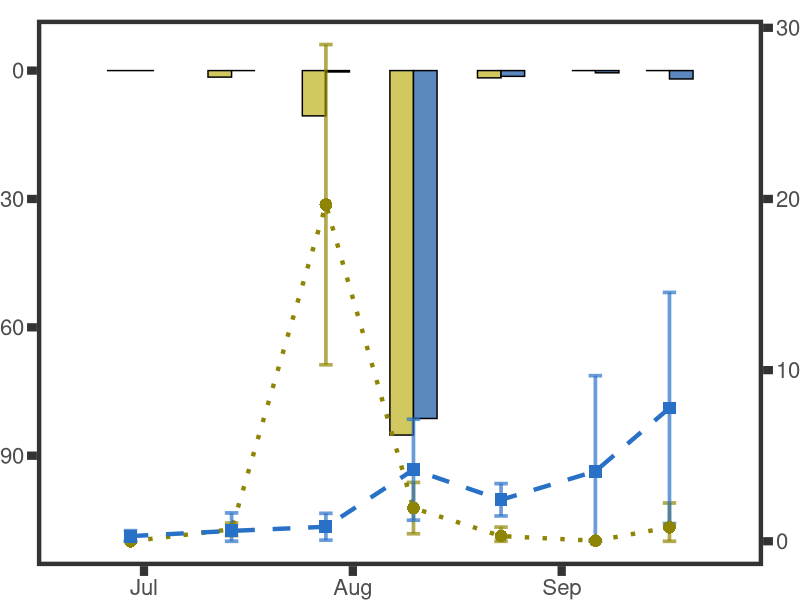
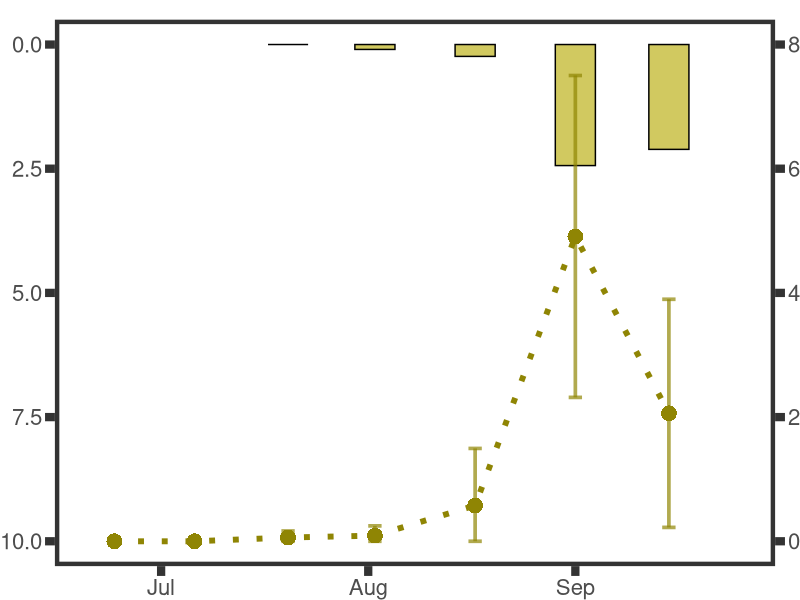
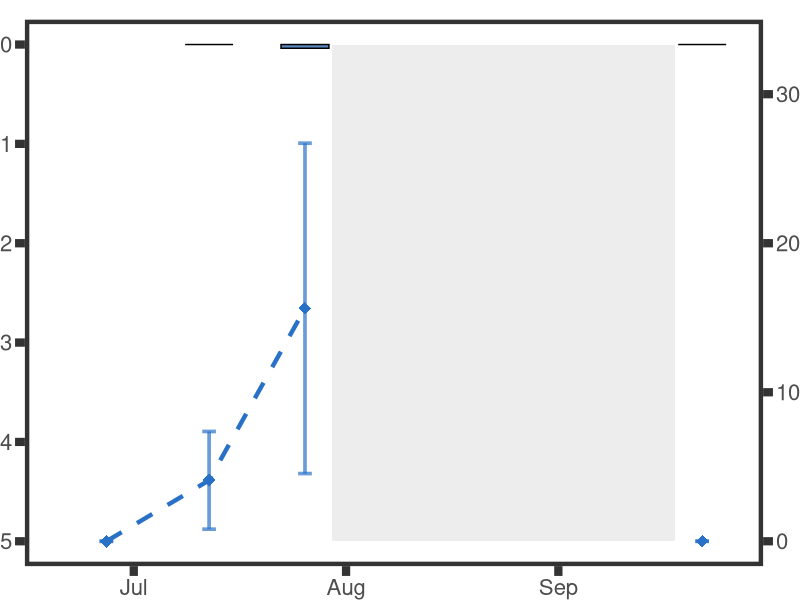
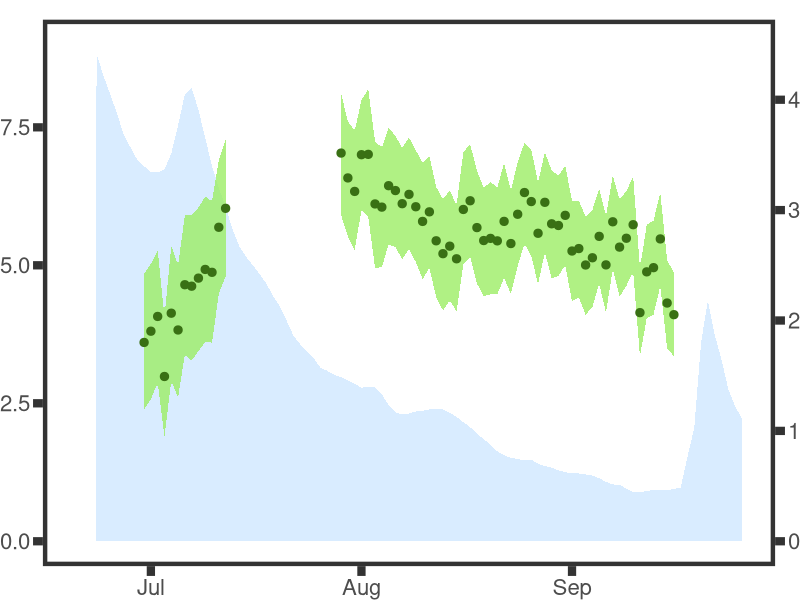
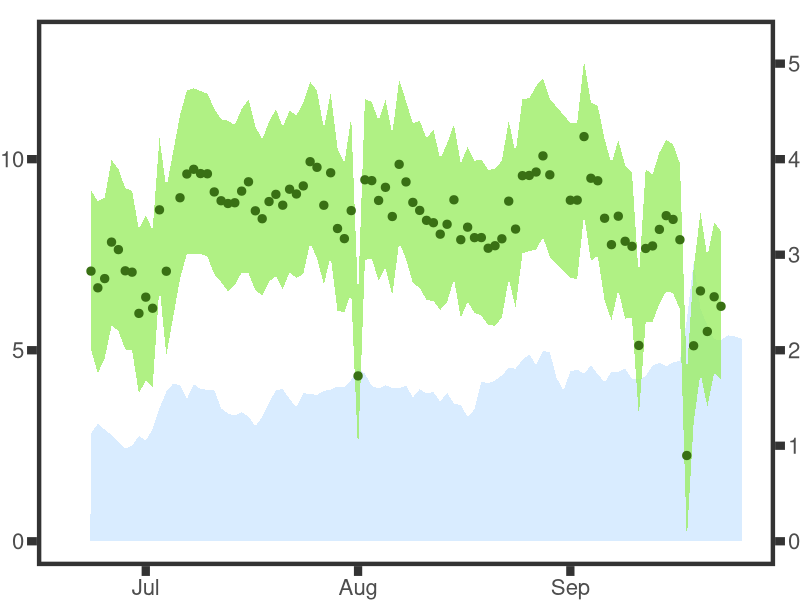
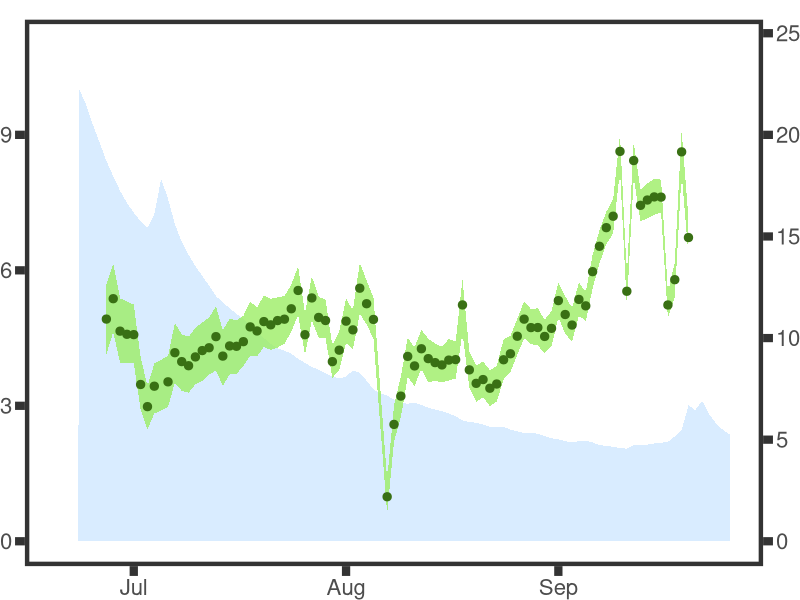
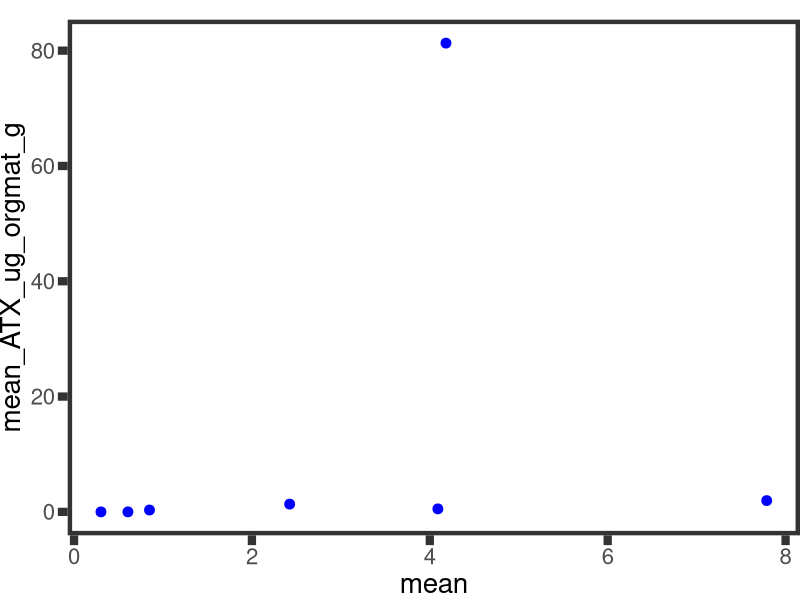
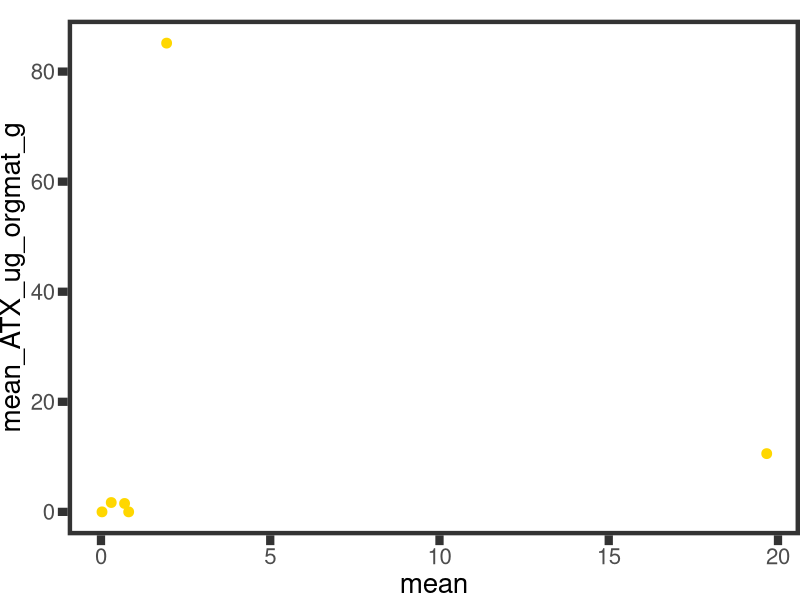

The R source for these figures, in order: (Note: this script raises an error after producing the figures.)
#### Primary figure for taxa-specific cover & anatoxins and GPP on each river
### Jordan Zabrecky
## last edited: 06.09.2025

# This script creates a primary figure for Q1 focused on the relationships
# between benthic cyanobacteria dynamics and GPP across rivers

# NOTE: NEED TO DECIDE IF NON DETECTS ARE ZERO OR NA :)

#### (1) Loading libraries and data ####

# loading libraries
lapply(c("tidyverse", "lubridate", "plyr", "cowplot", "gridExtra", "grid"), 
       require, character.only = T)

## loading in data

# percent cover data
cover <- read.csv("./data/field_and_lab/percover_bysite.csv") %>% 
  mutate(field_date = ymd(field_date),
         year = year(field_date)) %>% 
  filter(year == 2022) %>% 
  select(field_date, site, microcoleus_mean, microcoleus_sd, anabaena_cylindrospermum_mean, anabaena_cylindrospermum_sd) %>% 
  mutate(site = case_when(site == "SFE-M_excl_site2" ~ "SFE-M",
                          TRUE ~ site))

# separating instead of mutating longer twice...
anacyl <- cover %>% 
  select(field_date, site, anabaena_cylindrospermum_mean, anabaena_cylindrospermum_sd) %>% 
  dplyr::rename(mean = anabaena_cylindrospermum_mean,
                sd = anabaena_cylindrospermum_sd) %>% 
  mutate(taxa = "anabaena_cylindrospermum")
microcoleus <- cover %>% 
  select(field_date, site, microcoleus_mean, microcoleus_sd) %>% 
  dplyr::rename(mean = microcoleus_mean,
                sd = microcoleus_sd) %>% 
  mutate(taxa = "microcoleus")

# joining back together cover data and calculating +/- 1 sd
cover <- rbind(anacyl, microcoleus) %>% 
  mutate(max = mean + sd,
         min = case_when(mean - sd > 0 ~ mean - sd,
                         is.na(sd) ~ NA,
                         TRUE ~ 0))

# anatoxin data
atx <- read.csv("./data/field_and_lab/allrivers22_combined.csv") %>% 
  select(field_date, site_reach, site, TM_ATX_all_ug_orgmat_g, TAC_ATX_all_ug_orgmat_g) %>% 
  dplyr::rename(microcoleus = TM_ATX_all_ug_orgmat_g,
                anabaena_cylindrospermum = TAC_ATX_all_ug_orgmat_g) %>% 
  pivot_longer(cols = c(4,5), names_to = "taxa", values_to = "ATX_ug_orgmat_g")

# treat 07-07 sample as 07-06 because that is the date that the other reaches were sampled
atx$field_date[which(atx$field_date == ymd("2022-07-07"))] <- ("2022-07-06")
atx$field_date <- ymd(atx$field_date) # aware that this is redundant but lubridate was having issues w/ me doing it in prior line (?)

# need to calculate average atx per day
atx <- atx %>% 
  na.omit() %>% 
  dplyr::group_by(field_date, site, taxa) %>% 
  dplyr::summarize(mean_ATX_ug_orgmat_g = mean(ATX_ug_orgmat_g))

# gpp data
gpp <- rbind(read.csv("./data/metab_model_outputs_processed/sfkeel_mir_2022_metab.csv"),
             read.csv("./data/metab_model_outputs_processed/russian_USGS_2022_metab.csv"),
             read.csv("./data/metab_model_outputs_processed/salmon_karuk_2022_metab.csv")) %>% 
  mutate(date = ymd(date))

# discharge data
disc <- rbind(read.csv("./data/USGS/sfkeel_mir_discharge_daily.csv"),
              read.csv("./data/USGS/russian_discharge_daily.csv"),
              read.csv("./data/USGS/salmon_discharge_daily.csv")) %>% 
  mutate(date = ymd(date))

# split all into lists
atx_list <- split(atx, atx$site)
cover_list <- split(cover, cover$site)
gpp_list <- split(gpp, gpp$site_year)
disc_list <- split(disc, disc$site)

#### (2) Making benthic cyanobacterial dynamics figures ####

# set theme for all plots
theme_set(theme_bw() +
            theme(panel.grid.minor = element_blank(), strip.background = element_blank(),
                  panel.grid.major = element_blank(), panel.border = element_rect(linewidth = 3), axis.ticks = element_line(linewidth = 2.8),
                  text = element_text(size = 20), strip.text = element_text(size = 15),
                  plot.margin = unit(c(.5, 0, 0, 0), "cm"),
                  axis.ticks.length=unit(.25, "cm"), 
                  plot.title = element_text(size = 15, face = "bold", hjust = 0.5)))

## South Fork Eel River

# plot
bc_sfkeel <- ggplot(data = cover_list$`SFE-M`, aes(x = field_date)) +
  geom_bar(data = atx_list$`SFE-M`, position = "dodge", stat = "identity", 
           aes(y = mean_ATX_ug_orgmat_g, fill = taxa), width = 7, color = "black") +
  geom_line(data = cover_list$`SFE-M`, aes(y = 110 - (mean * 4), color = taxa, linetype = taxa),
            linewidth = 1.5) +
  geom_errorbar(data = cover_list$`SFE-M`, aes(ymin = 110 - ((min) * 4),
                                                       ymax = 110 - ((max) * 4),
                                                       color = taxa), 
                linewidth = 1.25, alpha = 0.7, width = 2) +
  geom_point(data = cover_list$`SFE-M`, aes(y = 110 - (mean * 4), color = taxa ,shape = taxa),
             size = 4) +
  scale_color_manual("Group", values = c("#8f8504","#2871c7"),
                     labels = c("Anabaena & Cylindrospermum", "Microcoleus")) +
  scale_linetype_manual("Group", values = c("dotted", "dashed"),
                        labels = c("Anabaena & Cylindrospermum", "Microcoleus")) +
  scale_shape_manual("Group", values = c(16, 15),
                     labels = c("Anabaena & Cylindrospermum", "Microcoleus")) +
  scale_fill_manual("Group", values = c("#d1c960","#5a88bf"),
                    labels = c("Anabaena & Cylindrospermum", "Microcoleus")) +
  labs(y = NULL, x = NULL) +
  scale_x_date(limits = as.Date(c("2022-06-20", "2022-09-26"))) +
  scale_y_reverse(sec.axis = sec_axis(~ ((. - 110)/4) * -1)) +
  theme(legend.position = "none") # will move over legend via illustrator
bc_sfkeel

## Russian River

# remove microcoleus so line not present
cover_list$RUS <- cover_list$RUS %>% 
  filter(taxa == "anabaena_cylindrospermum")

# plot
bc_russian <- ggplot(data = cover_list$RUS, aes(x = field_date)) +
  geom_bar(data = atx_list$RUS, position = "dodge", stat = "identity", 
           aes(y = mean_ATX_ug_orgmat_g, fill = taxa), width = 6, color = "black") +
  geom_line(data = cover_list$RUS, aes(y = 10 - (mean * 1.25), color = taxa, linetype = taxa),
            linewidth = 2) +
  geom_errorbar(data = cover_list$RUS, aes(ymin = 10 - ((min) * 1.25),
                                          ymax = 10 - ((max) * 1.25),
                                          color = taxa), 
                size = 1.25, alpha = 0.7, width = 2) +
  geom_point(data = cover_list$RUS, aes(y = 10 - (mean * 1.25), color = taxa, shape = taxa),
             size = 5) +
  scale_color_manual("Group", values = c("#8f8504"),
                     labels = c("Anabaena & Cylindrospermum")) +
  scale_linetype_manual("Group", values = c("dotted", "dashed"),
                        labels = c("Anabaena & Cylindrospermum", "Microcoleus")) +
  scale_shape_manual("Group", values = c(16, 18),
                     labels = c("Anabaena & Cylindrospermum", "Microcoleus")) +
  scale_fill_manual("Group", values = c("#d1c960","#5a88bf"),
                    labels = c("Anabaena & Cylindrospermum", "Microcoleus")) +
  labs(y = NULL, x = NULL) +
  scale_x_date(limits = as.Date(c("2022-06-20", "2022-09-26"))) +
  scale_y_reverse(sec.axis = sec_axis(~ ((. - 10)/1.25) * -1)) +
  theme(legend.position = "none") # will move over legend via illustrator
bc_russian

## Salmon River

# remove anabaena so line not present
cover_list$SAL <- cover_list$SAL %>% 
  filter(taxa == "microcoleus")

# create gray box for wildfire (when sampling was not taking place!) 
wildfire <- data.frame(xmin = as.Date("2022-07-30"),
                       xmax = as.Date("2022-09-18"),
                       ymin = 0, 
                       ymax = 5)

# add segment column to avoid line being drawn across plot when we weren't taking data
cover_list$SAL$segment <- 1
cover_list$SAL$segment[4] <- 2

# plot
bc_salmon <- ggplot(data = cover_list$SAL) +
  geom_bar(data = atx_list$SAL, position = "dodge", stat = "identity", 
           aes(y = mean_ATX_ug_orgmat_g, x = field_date, fill = taxa), width = 7, color = "black") +
  geom_rect(data = wildfire, aes(xmin = xmin, xmax = xmax, ymin = ymin, ymax = ymax), 
            fill = "#ededed") +
  geom_line(data = cover_list$SAL, aes(y = 5 - (mean * .15), 
                                       x = field_date, color = taxa, 
                                       linetype = taxa, group = segment), linewidth = 1.5) +
  geom_errorbar(data = cover_list$SAL, aes(ymin = 5 - ((min) * .15),
                                           ymax = 5 - ((max) * .15),
                                           x = field_date,
                                           color = taxa), 
                size = 1.25, alpha = 0.7, width = 2) +
  geom_point(data = cover_list$SAL, aes(y = 5 - (mean * .15), 
                                        x = field_date, color = taxa, 
                                        shape = taxa),
             size = 4) +
  scale_color_manual("Group", values = c("#2871c7"),
                     labels = c("Microcoleus")) +
  scale_linetype_manual("Group", values = c("dashed"),
                        labels = c("Microcoleus")) +
  scale_shape_manual("Group", values = c(18),
                     labels = c("Microcoleus")) +
  scale_fill_manual("Group", values = c("#d1c960","#5a88bf"),
                    labels = c("Anabaena & Cylindrospermum", "Microcoleus")) +
  labs(y = NULL, x = NULL) +
  scale_x_date(limits = as.Date(c("2022-06-20", "2022-09-26"))) +
  scale_y_reverse(limits = c(5,0), sec.axis = sec_axis(~ ((. - 5)/.15) * -1)) +
  theme(legend.position = "none")
bc_salmon

#### (3) Making gpp/discharge figures ####

## South Fork Eel River

# add segment column to avoid ribbon being drawn across plot when we weren't taking data
gpp_list$sfkeel_mir_2022$segment <- 1
gpp_list$sfkeel_mir_2022$segment[14:nrow(gpp_list$sfkeel_mir_2022)] <- 2

# plot
gpp_sfkeel <- ggplot(data = gpp_list$sfkeel_mir_2022, aes(x = date)) +
  geom_area(data = disc_list$sfkeel_mir, aes(y = discharge_m3_s * 2, x = date), 
            fill = "#d9ecff") +
  geom_ribbon(aes(ymin = GPP.2.5.pct, ymax = GPP.97.5.pct, group = segment),
              fill = "#9ced66", alpha = 0.8) +
  geom_point(aes(y = GPP.mean), color = "#397014", size = 2.5, alpha = 1) +
  labs(y = NULL, x = NULL) +
  scale_x_date(limits = as.Date(c("2022-06-20", "2022-09-26"))) +
  scale_y_continuous(sec.axis = sec_axis(~ . / 2)) +
  coord_cartesian(ylim = c(0, 9))
gpp_sfkeel

## Russian River

# plot
rus22_GPP_dis <- ggplot(data = gpp_list$russian_USGS_2022, aes(x = date)) +
  geom_area(data = disc_list$russian, aes(y = discharge_m3_s * 2.5, x = date), fill = "#d9ecff") +
  geom_ribbon(aes(ymin = GPP.2.5.pct, ymax = GPP.97.5.pct), fill = "#9ced66", alpha = 0.8) +
  geom_point(aes(y = GPP.mean), color = "#397014", size = 2.5, alpha = 1) +
  scale_x_date(limits = as.Date(c("2022-06-20", "2022-09-26"))) +
  scale_y_continuous(sec.axis = sec_axis(~ . / 2.5)) +
  coord_cartesian(ylim = c(0, 13)) +
  labs(y = NULL, x = NULL)
rus22_GPP_dis

## Salmon River

# plot
sal22_GPP_dis <- ggplot(data = gpp_list$salmon_karuk_2022, aes(x = date)) +
  geom_area(data = disc_list$salmon, aes(y = discharge_m3_s * 0.45, x = date), fill = "#d9ecff") +
  geom_ribbon(aes(ymin = GPP.2.5.pct, ymax = GPP.97.5.pct), fill = "#9ced66", alpha = 0.8) +
  geom_point(aes(y = GPP.mean), color = "#397014", size = 2.5, alpha = 1) +
  scale_x_date(limits = as.Date(c("2022-06-20", "2022-09-26"))) +
  scale_y_continuous(sec.axis = sec_axis(~ . / 0.45)) +
  coord_cartesian(ylim = c(0, 11)) +
  labs(y = NULL, x = NULL)
sal22_GPP_dis

#### (4) Making relationships/covariance figures ####

# left join cover and anatoxins
bc_dynamics <- left_join(cover, atx, by = c("taxa", "field_date", "site"))
bc_dynamics_list <- split(bc_dynamics, bc_dynamics$site)

## Benthic Cyanobacterial Dynamics; runningn into problem here....
micro_sfkeel <- ggplot(data = bc_dynamics_list$`SFE-M` %>% filter(taxa == "microcoleus"), 
                       aes(x = mean, y = mean_ATX_ug_orgmat_g)) +
  geom_point(color = "blue", size = 3)
micro_sfkeel

ana_sfkeel <- ggplot(data = bc_dynamics_list$`SFE-M` %>% filter(taxa == "anabaena_cylindrospermum"), 
                       aes(x = mean, y = mean_ATX_ug_orgmat_g)) +
  geom_point(color = "gold", size = 3)
ana_sfkeel

ana_russian <- ggplot(data = bc_dynamics_list$`RUS` %>% filter(taxa == "anabaena_cylindrospermum"), 
                     aes(x = mean, y = mean_ATX_ug_orgmat_g)) +
  geom_point(color = "gold", size = 3)
ana_russian


#### (5) Putting figures together

sfkeel <- cowplot
